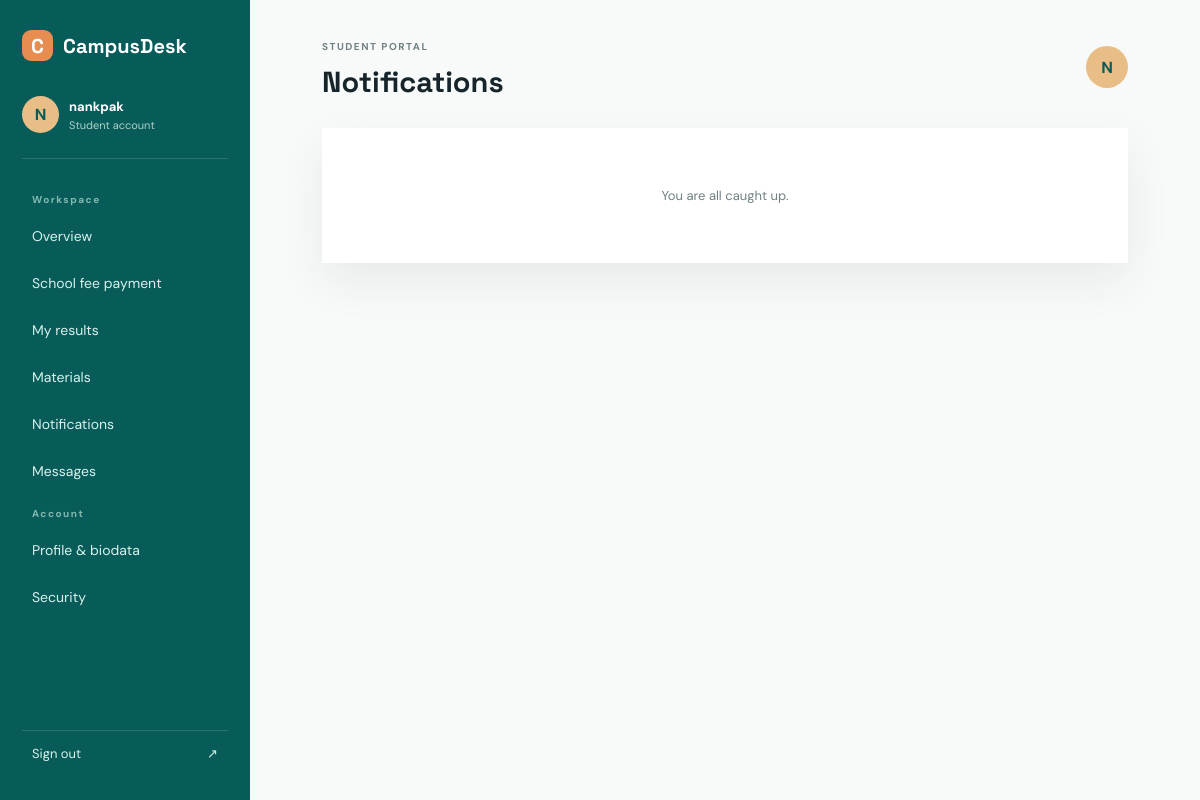
The app's page /notifications/ (signed in), older data.
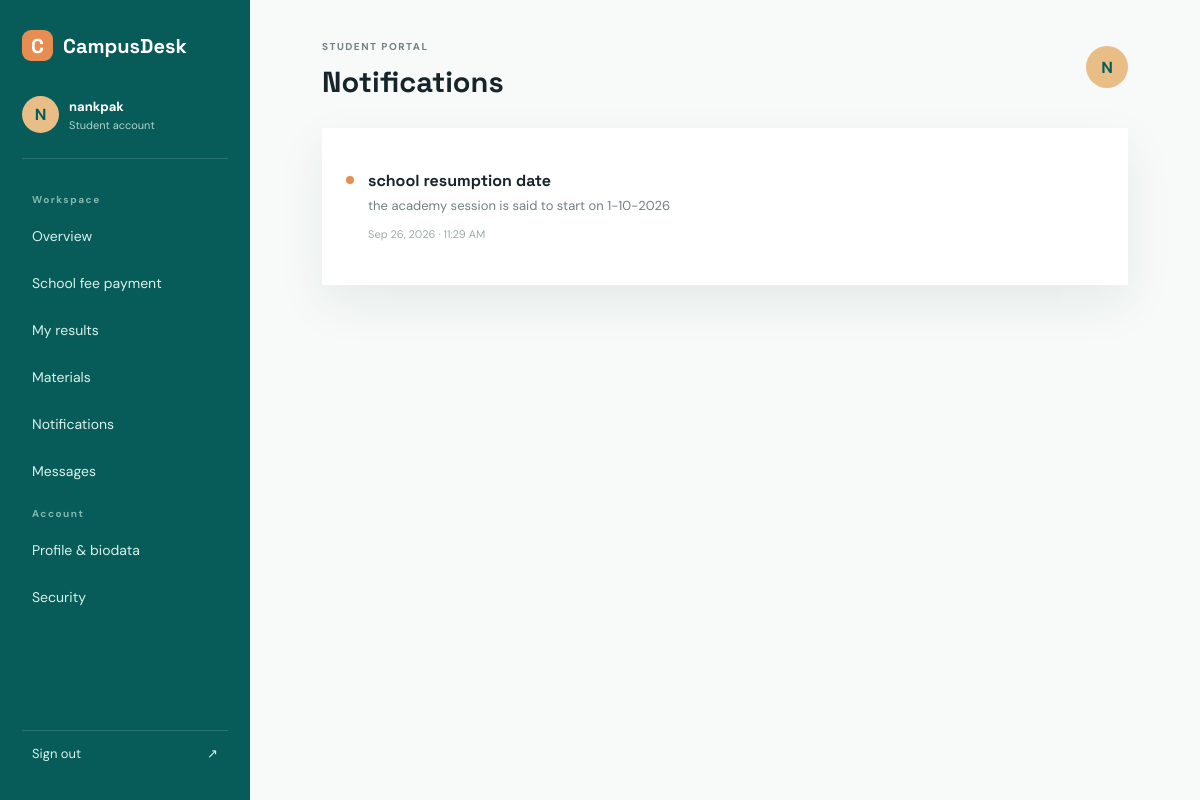
The same page, newer data.
### student_app/models.py (models this page shows)
class Notification(models.Model):
	title = models.CharField(max_length=180)
	message = models.TextField()
	created_at = models.DateTimeField(auto_now_add=True)
	is_read = models.BooleanField(default=False)
	class Meta:
		ordering = ['-created_at']

### student_app/views.py (the view)
# urls.py: path('notifications/', views.notifications, name='notifications'),
@login_required
def notifications(request):
	items = Notification.objects.all()
	items.update(is_read=True)
	return render(request, 'notifications.html', {'notifications': items})

### templates/notifications.html (shortened to what this page needs)
{% extends 'base.html' %}
{% block heading %}Notifications{% endblock %}
{% block content %}<section class="panel notification-list">
    {% for notification in notifications %}
    <article>
        <span class="notice-dot"></span><div><h3>{{ notification.title }}</h3><p>{{ notification.message }}</p><small>{{ notification.created_at|date:'M j, Y · g:i A' }}</small></div>
    </article>
    {% empty %}<div class="empty">You are all caught up.</div>
    {% endfor %}</section>
    {% endblock %}

Row changes from the older to the newer data that the page shows:
added Notification: title "school resumption date", message "the academy session is said to start on 1-10-2026", created_at "Sep 26, 2026 · 11:29 AM"
Text that changed along with them:
text no longer shown: "You are all caught up."
